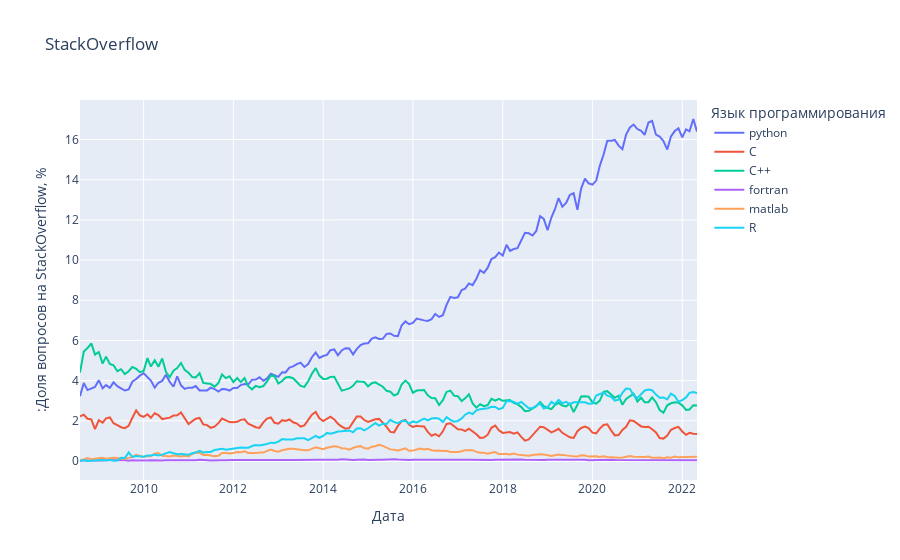

The notebook cell this image was saved under:
### Markdown cell above
Данные от [StackOverflow](https://stackoverflow.com/) показывают, что начиная с примерно 2014 года доля вопросов по `python` уверенно растёт.

### Code cell
path = os.path.join(data_folder, "stackoverflow.csv")
df = pd.read_csv(path, index_col="date")


fig = px.line(df, title="StackOverflow", labels={
    "value": ":Доля вопросов на StackOverflow, %",
    "variable": "Язык программирования",
    "date": "Дата"
})
fig

### Figure 1 — Plotly figure (JSON) as saved in the notebook; plotly's stock layout.template omitted (floating-point values rounded to 4 significant figures; data arrays with more than 128 entries replaced by an {"elided": "..."} marker saying what was removed)
{"data": [{"hovertemplate": "Язык программирования=python<br>Дата=%{x}<br>:Доля вопросов на StackOverflow, %=%{y}<extra></extra>", "legendgroup": "python", "line": {"color": "#636efa", "dash": "solid"}, "marker": {"symbol": "circle"}, "mode": "lines", "name": "python", "orientation": "v", "showlegend": true, "type": "scatter", "x": {"elided": "166 str values"}, "xaxis": "x", "y": {"elided": "166 float values"}, "yaxis": "y"}, {"hovertemplate": "Язык программирования=C<br>Дата=%{x}<br>:Доля вопросов на StackOverflow, %=%{y}<extra></extra>", "legendgroup": "C", "line": {"color": "#EF553B", "dash": "solid"}, "marker": {"symbol": "circle"}, "mode": "lines", "name": "C", "orientation": "v", "showlegend": true, "type": "scatter", "x": {"elided": "166 str values"}, "xaxis": "x", "y": {"elided": "166 float values"}, "yaxis": "y"}, {"hovertemplate": "Язык программирования=C++<br>Дата=%{x}<br>:Доля вопросов на StackOverflow, %=%{y}<extra></extra>", "legendgroup": "C++", "line": {"color": "#00cc96", "dash": "solid"}, "marker": {"symbol": "circle"}, "mode": "lines", "name": "C++", "orientation": "v", "showlegend": true, "type": "scatter", "x": {"elided": "166 str values"}, "xaxis": "x", "y": {"elided": "166 float values"}, "yaxis": "y"}, {"hovertemplate": "Язык программирования=fortran<br>Дата=%{x}<br>:Доля вопросов на StackOverflow, %=%{y}<extra></extra>", "legendgroup": "fortran", "line": {"color": "#ab63fa", "dash": "solid"}, "marker": {"symbol": "circle"}, "mode": "lines", "name": "fortran", "orientation": "v", "showlegend": true, "type": "scatter", "x": {"elided": "166 str values"}, "xaxis": "x", "y": {"elided": "166 float values"}, "yaxis": "y"}, {"hovertemplate": "Язык программирования=matlab<br>Дата=%{x}<br>:Доля вопросов на StackOverflow, %=%{y}<extra></extra>", "legendgroup": "matlab", "line": {"color": "#FFA15A", "dash": "solid"}, "marker": {"symbol": "circle"}, "mode": "lines", "name": "matlab", "orientation": "v", "showlegend": true, "type": "scatter", "x": {"elided": "166 str values"}, "xaxis": "x", "y": {"elided": "166 float values"}, "yaxis": "y"}, {"hovertemplate": "Язык программирования=R<br>Дата=%{x}<br>:Доля вопросов на StackOverflow, %=%{y}<extra></extra>", "legendgroup": "R", "line": {"color": "#19d3f3", "dash": "solid"}, "marker": {"symbol": "circle"}, "mode": "lines", "name": "R", "orientation": "v", "showlegend": true, "type": "scatter", "x": {"elided": "166 str values"}, "xaxis": "x", "y": {"elided": "166 float values"}, "yaxis": "y"}], "layout": {"legend": {"title": {"text": "Язык программирования"}, "tracegroupgap": 0}, "title": {"text": "StackOverflow"}, "xaxis": {"anchor": "y", "domain": [0, 1], "title": {"text": "Дата"}}, "yaxis": {"anchor": "x", "domain": [0, 1], "title": {"text": ":Доля вопросов на StackOverflow, %"}}}}
